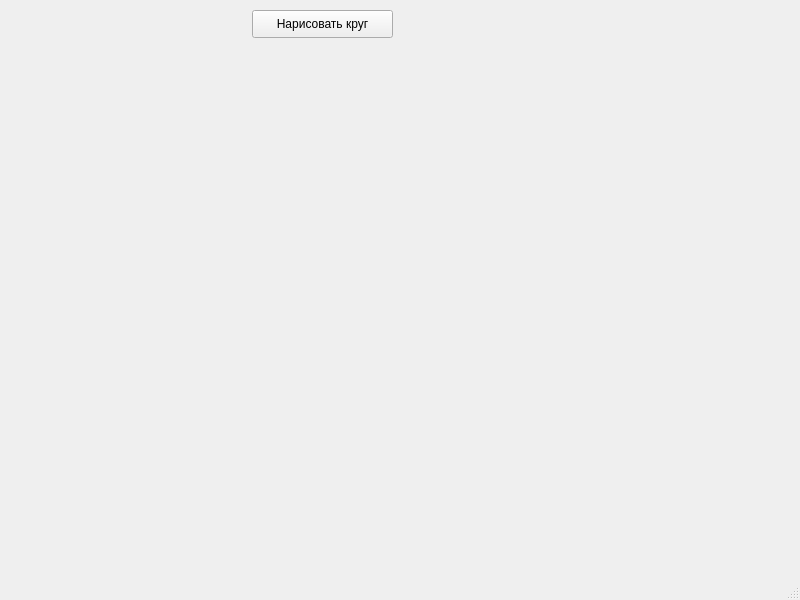
<?xml version="1.0" encoding="UTF-8"?>
<ui version="4.0">
 <class>MainWindow</class>
 <widget class="QMainWindow" name="MainWindow">
  <property name="geometry">
   <rect>
    <x>0</x>
    <y>0</y>
    <width>800</width>
    <height>600</height>
   </rect>
  </property>
  <property name="windowTitle">
   <string>MainWindow</string>
  </property>
  <widget class="QWidget" name="centralwidget">
   <widget class="QPushButton" name="pushButton">
    <property name="geometry">
     <rect>
      <x>252</x>
      <y>10</y>
      <width>141</width>
      <height>28</height>
     </rect>
    </property>
    <property name="text">
     <string>Нарисовать круг</string>
    </property>
   </widget>
  </widget>
  <widget class="QStatusBar" name="statusbar"/>
 </widget>
 <resources/>
 <connections/>
</ui>
